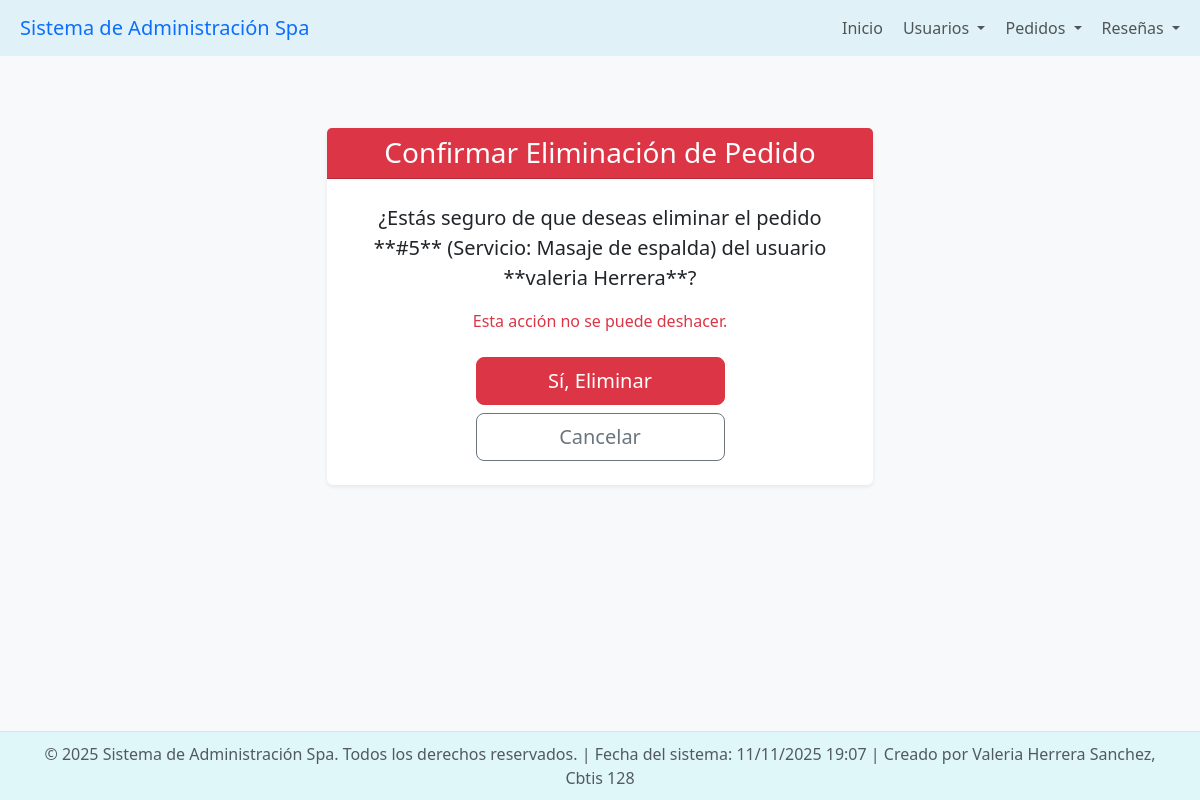
Screenshot of /pedidos/borrar/5/ with the database file from the repository.
### app_Spa/models.py (models this page shows, shortened)
class Pedidos(models.Model):
    id_pedido = models.AutoField(primary_key=True, unique=True)
    usuario = models.ForeignKey(
        Usuarios,
        on_delete=models.CASCADE,
        related_name="pedidos"
    )
    fecha_pedido = models.DateTimeField(auto_now_add=True)
    servicio = models.CharField(max_length=100)
    precio_total = models.DecimalField(max_digits=8, decimal_places=2)
    notas_adicionales = models.TextField(blank=True, null=True)
    estado = models.CharField(
        max_length=50,
        default="pendiente",
        choices=[
            ("pendiente", "Pendiente"),
            ("en_proceso", "En Proceso"),
            ("completado", "Completado"),
            ("cancelado", "Cancelado"),
        ]
    )

class Usuarios(models.Model):
    id_usuario = models.AutoField(primary_key=True)
    nombre_completo = models.CharField(max_length=100)
    correo = models.EmailField(unique=True, max_length=250)
    telefono = models.CharField(max_length=15)
    direccion = models.CharField(max_length=200)
    fecha_registro = models.DateTimeField(auto_now_add=True)
    activo = models.BooleanField(default=True)

### app_Spa/views.py (the view)
# urls.py: path('pedidos/borrar/<int:id_pedido>/', views.borrar_pedidos, name='borrar_pedidos'),
def borrar_pedidos(request, id_pedido):
    pedido = get_object_or_404(Pedidos, pk=id_pedido)
    if request.method == 'POST':
        pedido.delete()
        return redirect('ver_pedidos')
    return render(request, 'pedidos/borrar_pedidos.html', {'pedido': pedido})

### app_Spa/templates/pedidos/borrar_pedidos.html (shortened to what this page needs)
{% extends 'base.html' %}
{% load static %}
{% block content %}
<div class="row justify-content-center mt-5">
    <div class="col-md-8 col-lg-6">
        <div class="card shadow-sm border-0">
            <div class="card-header bg-danger text-white text-center">
                <h3 class="mb-0">Confirmar Eliminación de Pedido</h3>
            </div>
            <div class="card-body p-4 text-center">
                <p class="lead">¿Estás seguro de que deseas eliminar el pedido **#{{ pedido.id_pedido }}** (Servicio: {{ pedido.servicio }}) del usuario **{{ pedido.usuario.nombre_completo }}**?</p>
                <p class="text-danger">Esta acción no se puede deshacer.</p>
                <form method="post">
                    <div class="d-grid gap-2 col-6 mx-auto mt-4">
                        <button type="submit" class="btn btn-danger btn-lg">Sí, Eliminar</button>
                        <a href="{% url 'ver_pedidos' %}" class="btn btn-outline-secondary btn-lg">Cancelar</a>
                    </div>
                </form>
            </div>
        </div>
    </div>
</div>
{% endblock %}

### app_Spa/templates/base.html (style rules this page uses)
body { display: flex; flex-direction: column; min-height: 100vh; background-color: #f8f9fa; }
:root { --primary-light: #e0f7fa; --secondary-light: #fce4ec; --text-dark: #343a40; --accent-blue: #81d4fa; }

### rows the page displays
Pedidos: id_pedido "5", servicio "Masaje de espalda", usuario.nombre_completo "valeria Herrera"
